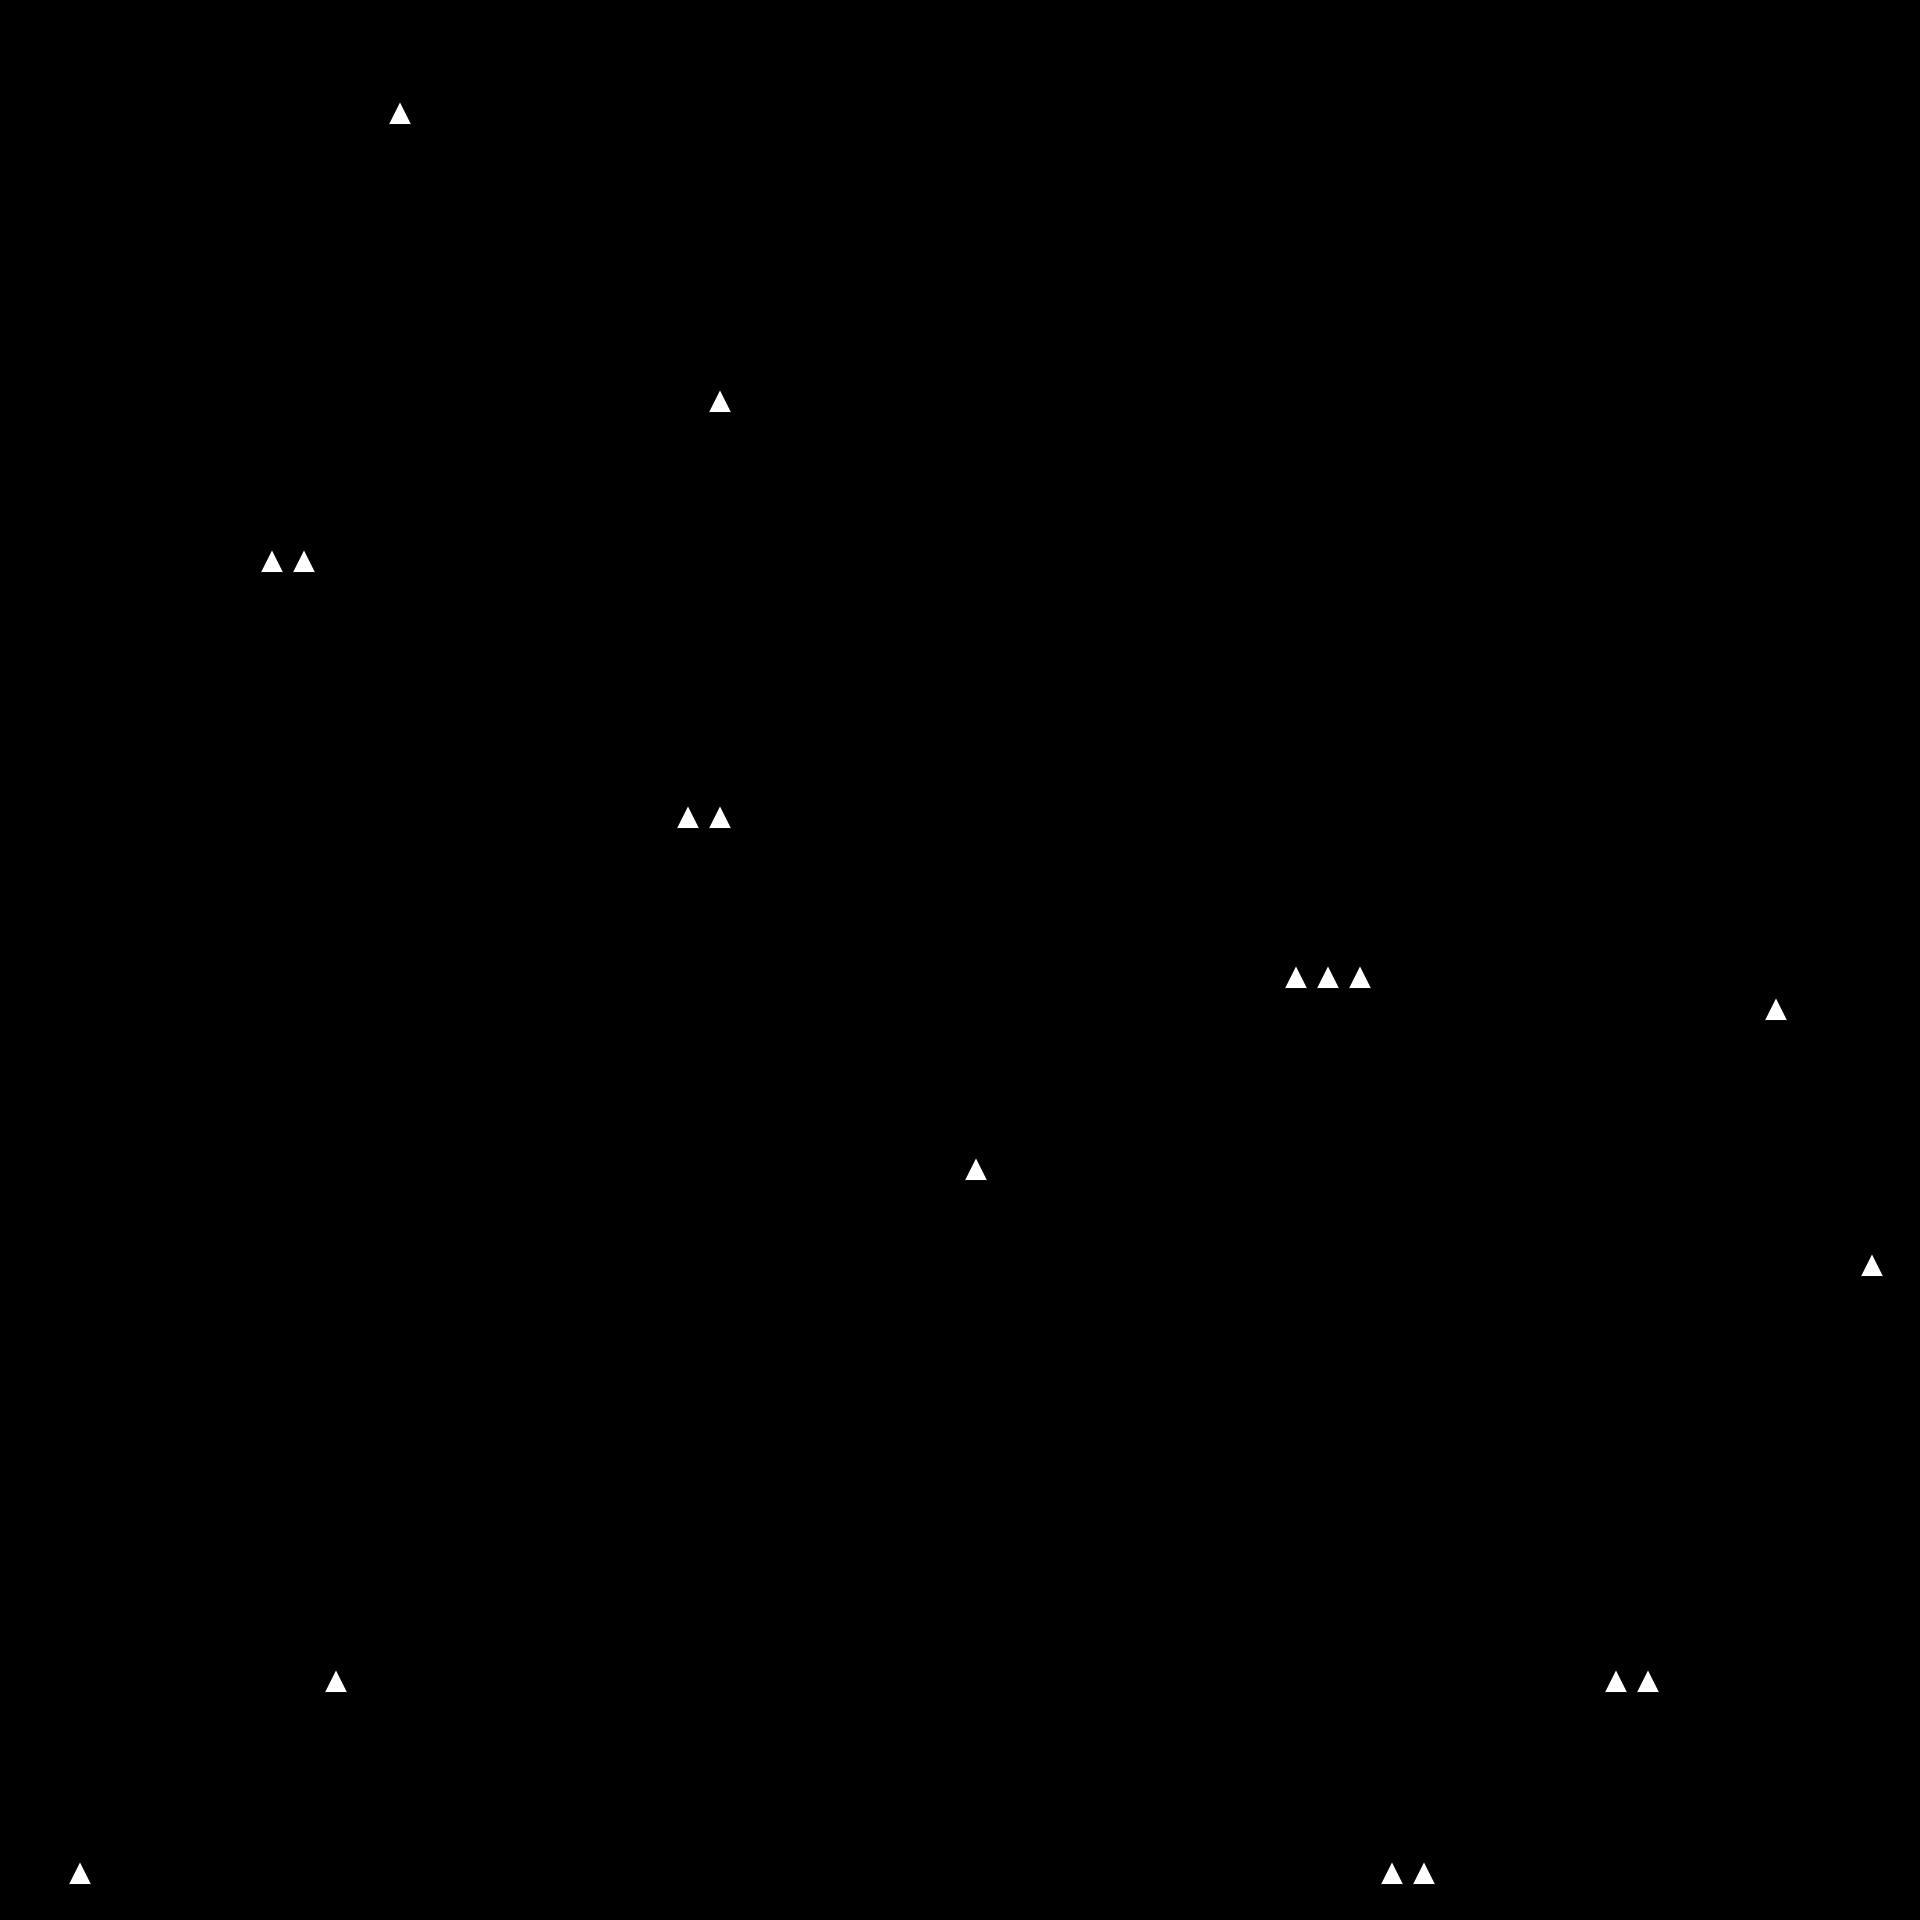

The image is a tile-based game level rendered from a .tmx file. Its description and source (layers, tilesets, objects; grid data summarised) follow:
An orthogonal 60x60 tile map with 32x32 px tiles, 2 tile layers (tileLayer, hazardLayer) and 206 objects (105x color, 54x coin, 13x spike, 9x flyer, 6x staticshooter, ...).

<map version="1.0" orientation="orthogonal" renderorder="right-down" width="60" height="60" tilewidth="32" tileheight="32" nextobjectid="728">
 <tileset firstgid="1" name="worlds" tilewidth="32" tileheight="32" spacing="8" margin="4" tilecount="9" columns="9">
  <image source="tiles.png" width="360" height="40" />
 </tileset>
 <layer name="tileLayer" width="60" height="60">
  <data>[3600 cells, 1072 non-empty, 8 distinct tile ids]</data>
 </layer>
 <objectgroup name="gameObjects">
  <object id="1" name="player" x="704" y="992" width="32" height="64" />
  <object id="171" name="drunkflyer" x="1056" y="320" width="32" height="64" />
  <object id="258" name="drunkflyer" x="1248" y="512" width="32" height="64" />
  <object id="278" name="staticshooter" x="1152" y="352" width="32" height="64" />
  <object id="289" name="flyer" x="1760" y="192" width="32" height="64" />
  <object id="353" name="coin" x="1920" y="480" width="32" height="32" />
  <object id="371" name="exit" x="864" y="960" width="64" height="96" />
  <object id="465" name="shooter" x="992" y="768" width="32" height="64" />
  <object id="467" name="flyer" x="1568" y="1376" width="32" height="64" />
  <object id="468" name="flyer" x="544" y="1408" width="32" height="64" />
  <object id="469" name="staticshooter" x="480" y="1216" width="32" height="64" />
  <object id="470" name="staticshooter" x="1408" y="1536" width="32" height="64" />
  <object id="472" name="spike" x="480" y="288" width="32" height="32" />
  <object id="473" name="spike" x="352" y="640" width="32" height="32" />
  <object id="474" name="spike" x="160" y="1120" width="32" height="32" />
  <object id="475" name="spike" x="832" y="480" width="32" height="32" />
  <object id="476" name="spike" x="1152" y="672" width="32" height="32" />
  <object id="477" name="spike" x="1568" y="128" width="32" height="32" />
  <object id="479" name="spike" x="1408" y="1216" width="32" height="32" />
  <object id="480" name="spike" x="896" y="1184" width="32" height="32" />
  <object id="482" name="spike" x="672" y="1696" width="32" height="32" />
  <object id="483" name="spike" x="128" y="1568" width="32" height="32" />
  <object id="484" name="spike" x="352" y="1376" width="32" height="32" />
  <object id="485" name="coin" x="1856" y="1824" width="32" height="32" />
  <object id="486" name="coin" x="1824" y="1824" width="32" height="32" />
  <object id="487" name="coin" x="1824" y="1792" width="32" height="32" />
  <object id="488" name="powerup" x="1856" y="1792" width="32" height="32" />
  <object id="621" name="spike" x="1120" y="1056" width="32" height="32" />
  <object id="622" name="flyer" x="1248" y="864" width="32" height="64" />
  <object id="623" name="flyer" x="1120" y="1600" width="32" height="64" />
  <object id="624" name="drunkflyer" x="1152" y="1376" width="32" height="64" />
  <object id="625" name="flyer" x="1120" y="1184" width="32" height="64" />
  <object id="626" name="flyer" x="160" y="1248" width="32" height="64" />
  <object id="627" name="flyer" x="64" y="160" width="32" height="64" />
  <object id="629" name="staticshooter" x="896" y="1824" width="32" height="64" />
  <object id="630" name="staticshooter" x="352" y="1568" width="32" height="64" />
  <object id="631" name="staticshooter" x="96" y="512" width="32" height="64" />
  <object id="633" name="spike" x="352" y="384" width="32" height="32" />
  <object id="634" name="coin" x="608" y="1824" width="32" height="32" />
  <object id="635" name="coin" x="224" y="1824" width="32" height="32" />
  <object id="636" name="coin" x="192" y="1824" width="32" height="32" />
  <object id="637" name="coin" x="64" y="1696" width="32" height="32" />
  <object id="638" name="coin" x="96" y="1664" width="32" height="32" />
  <object id="639" name="coin" x="128" y="1632" width="32" height="32" />
  <object id="640" name="coin" x="608" y="416" width="32" height="32" />
  <object id="641" name="coin" x="608" y="576" width="32" height="32" />
  <object id="642" name="coin" x="608" y="608" width="32" height="32" />
  <object id="643" name="coin" x="608" y="640" width="32" height="32" />
  <object id="644" name="coin" x="1280" y="864" width="32" height="32" />
  <object id="645" name="coin" x="1312" y="864" width="32" height="32" />
  <object id="646" name="coin" x="1344" y="864" width="32" height="32" />
  <object id="647" name="coin" x="1824" y="384" width="32" height="32" />
  <object id="648" name="coin" x="1856" y="384" width="32" height="32" />
  <object id="649" name="coin" x="1856" y="352" width="32" height="32" />
  <object id="650" name="coin" x="1824" y="352" width="32" height="32" />
  <object id="651" name="coin" x="1696" y="608" width="32" height="32" />
  <object id="652" name="coin" x="1728" y="608" width="32" height="32" />
  <object id="653" name="coin" x="1696" y="640" width="32" height="32" />
  <object id="654" name="coin" x="1728" y="640" width="32" height="32" />
  <object id="655" name="coin" x="1632" y="1824" width="32" height="32" />
  <object id="656" name="coin" x="1600" y="1824" width="32" height="32" />
  <object id="657" name="coin" x="1408" y="1792" width="32" height="32" />
  <object id="658" name="coin" x="1376" y="1792" width="32" height="32" />
  <object id="660" name="coin" x="864" y="1536" width="32" height="32" />
  <object id="661" name="coin" x="1376" y="1120" width="32" height="32" />
  <object id="662" name="coin" x="1408" y="1120" width="32" height="32" />
  <object id="663" name="coin" x="1408" y="1088" width="32" height="32" />
  <object id="664" name="coin" x="1376" y="1088" width="32" height="32" />
  <object id="665" name="coin" x="1376" y="1056" width="32" height="32" />
  <object id="666" name="coin" x="1408" y="1056" width="32" height="32" />
  <object id="667" name="powerup" x="1632" y="544" width="32" height="32" />
  <object id="668" name="powerup" x="1664" y="544" width="32" height="32" />
  <object id="336" name="walker" x="608" y="64" width="32" height="64" />
  <object id="337" name="shooter" x="512" y="64" width="32" height="64" />
  <object id="437" name="coin" x="640" y="1824" width="32" height="32" />
  <object id="669" name="coin" x="672" y="1824" width="32" height="32" />
  <object id="670" name="walker" x="160" y="512" width="32" height="64" />
  <object id="671" name="coin" x="672" y="288" width="32" height="32" />
  <object id="672" name="coin" x="640" y="320" width="32" height="32" />
  <object id="673" name="coin" x="608" y="352" width="32" height="32" />
  <object id="674" name="coin" x="608" y="384" width="32" height="32" />
  <object id="675" name="flyer" x="1824" y="512" width="32" height="64" />
  <object id="682" name="powerup" x="736" y="160" width="32" height="32" />
  <object id="694" name="drunkflyer" x="1376" y="256" width="32" height="64" />
  <object id="704" name="coin" x="1824" y="160" width="32" height="32" />
  <object id="705" name="coin" x="1856" y="160" width="32" height="32" />
  <object id="706" name="coin" x="1824" y="672" width="32" height="32" />
  <object id="707" name="coin" x="1824" y="736" width="32" height="32" />
  <object id="708" name="coin" x="1824" y="800" width="32" height="32" />
  <object id="709" name="coin" x="1824" y="864" width="32" height="32" />
  <object id="712" name="coin" x="1792" y="1088" width="32" height="32" />
  <object id="713" name="coin" x="1792" y="1152" width="32" height="32" />
  <object id="714" name="coin" x="1792" y="1216" width="32" height="32" />
  <object id="715" name="coin" x="832" y="1536" width="32" height="32" />
  </objectgroup>
 <layer name="hazardLayer" width="60" height="60">
  <data>[3600 cells, 18 non-empty, 1 distinct tile ids]</data>
 </layer>
 <objectgroup name="colors">
  <!-- 101 objects omitted --></objectgroup>
 <objectgroup name="background">
  <!-- 8 objects omitted --></objectgroup>
</map>
<!-- 112 of 206 objects omitted -->
